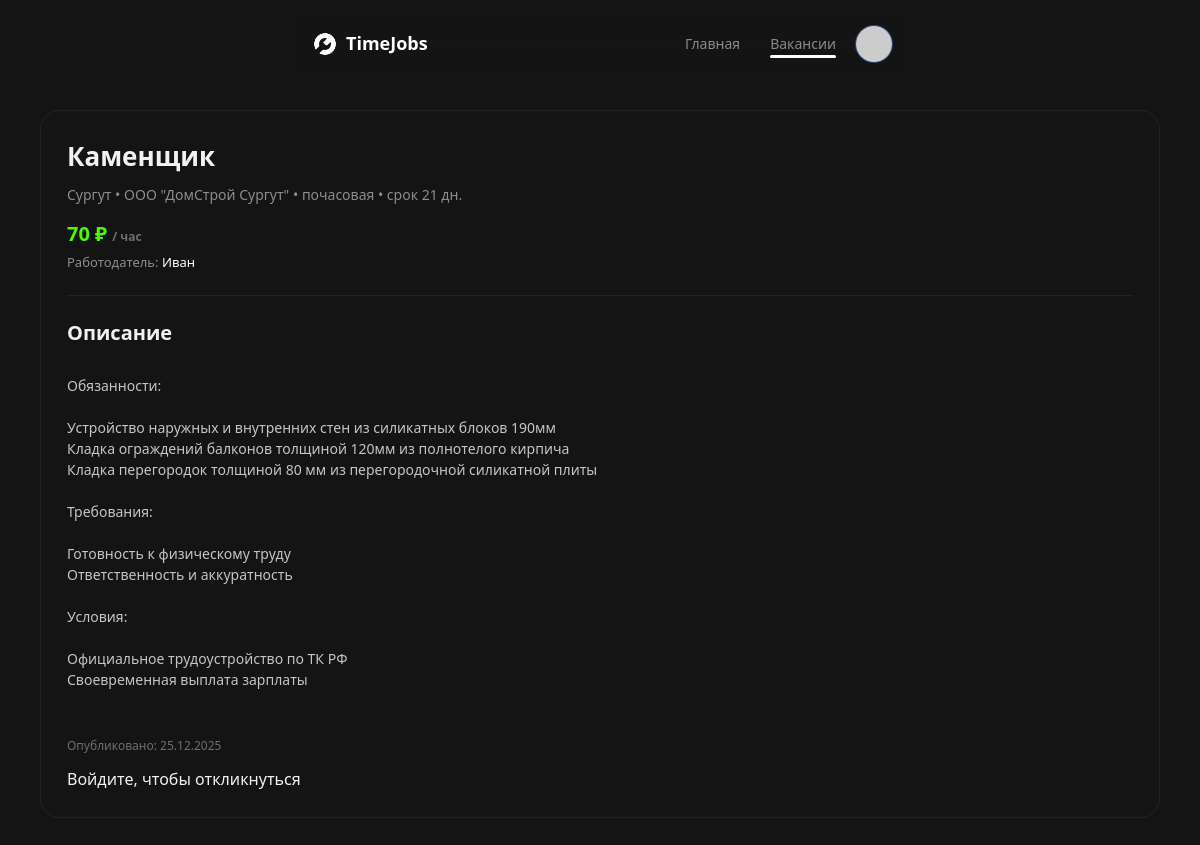
Screenshot of /vacancies/2 with the database file from the repository.
### app.py (models this page shows)
class Job(db.Model):
    id = db.Column(db.Integer, primary_key=True)
    employer_id = db.Column(db.Integer, db.ForeignKey('user.id'), nullable=False)
    title = db.Column(db.String(200), nullable=False)
    description = db.Column(db.Text)
    city = db.Column(db.String(120))
    specialization = db.Column(db.String(120))
    wage = db.Column(db.Float, default=0)
    pay_type = db.Column(db.String(20), default='shift')  # shift, hourly
    duration_days = db.Column(db.Integer, default=1)
    status = db.Column(db.String(20), default='pending')  # pending, approved, rejected
    created_at = db.Column(db.DateTime, default=datetime.datetime.utcnow)
    employer = db.relationship('User', backref='jobs')

class User(db.Model, UserMixin):
    id = db.Column(db.Integer, primary_key=True)
    name = db.Column(db.String(120), nullable=False)
    email = db.Column(db.String(120), unique=True, nullable=False)
    password_hash = db.Column(db.String(255), nullable=False)
    role = db.Column(db.String(20), default='worker')  # worker, employer, moderator
    phone = db.Column(db.String(50))
    education = db.Column(db.String(255))
    exp_years = db.Column(db.Integer, default=0)
    avatar_url = db.Column(db.String(255))
    rating = db.Column(db.Float, default=0)

### app.py (the view)
@app.route('/vacancies/<int:job_id>')
def vacancy_detail(job_id):
    job = Job.query.get_or_404(job_id)
    if job.status != 'approved':
        if not (current_user.is_authenticated and
                current_user.role == 'employer' and
                job.employer_id == current_user.id):
            flash('Вакансия ещё не опубликована', 'error')
            return redirect(url_for('vacancies'))
    return render_template('vacancies/detail.html', job=job)

### app.py (called while the page is built, shortened)
@app.context_processor
def inject_globals():
    import urllib.parse
    from flask import request, url_for
    def default_avatar(name):
        n = urllib.parse.quote_plus(name or "U")
        return f"https://ui-avatars.com/api/?background=4CFA00&color=fff&name={n}"
    def get_active_page():
        path = request.path
        if path == url_for('index'):
            return 'index'
        if path.startswith(url_for('vacancies')):
            return 'vacancies'
    return dict(
        current_user=current_user,
        default_avatar=default_avatar,
        active_page=get_active_page()
    )

### templates/vacancies/detail.html (shortened to what this page needs)
{% extends "base.html" %}
{% block content %}
<div class="profile-page" style="padding-top: 110px;">
    <div class="profile-inner">
        <div class="glass-card" style="padding: 26px; border-radius: 20px; border: 1px solid rgba(255,255,255,0.06);">
            <h1 class="text-18-600" style="font-size: 26px; margin-bottom: 8px;">
                {{ job.title }}
            </h1>
            <p class="profile-text" style="font-size: 14px; color: hsl(var(--twc-grey-400));">
                {{ job.city or 'Город не указан' }} •
                {{ job.specialization or 'Специализация не указана' }} •
                {% if job.pay_type == 'hourly' %}почасовая{% else %}за смену{% endif %} •
                срок {{ job.duration_days or 1 }} дн.
            </p>
            <div style="margin-top: 14px; font-size: 20px; font-weight: 600; color: var(--tj-accent);">
                {{ '%.0f'|format(job.wage or 0) }} ₽
                <span style="font-size: 12px; color: hsl(var(--twc-grey-500));">
                    {% if job.pay_type == 'hourly' %}/ час{% else %}/ смена{% endif %}
                </span>
            </div>
            <p style="font-size: 13px; color: hsl(var(--twc-grey-400)); margin-top: 4px;">
                Работодатель: <span style="color: white;">{{ job.employer.name }}</span>
            </p>
            <hr style="margin: 22px 0; border-color: rgba(255,255,255,0.06);">
            <h2 class="text-18-600" style="font-size: 20px; margin-bottom: 6px;">Описание</h2>
            <p style="font-size: 14px; color: hsl(var(--twc-grey-200)); white-space: pre-line;">
                {{ job.description or 'Описание не указано' }}
            </p>
            <div style="margin-top: 26px; display: flex; flex-direction: column; gap: 12px;">
                <p style="font-size: 12px; color: hsl(var(--twc-grey-500));">
                    Опубликовано: {{ job.created_at.strftime('%d.%m.%Y') }}
                </p>
                {% if current_user.is_authenticated and current_user.role == 'worker' %}
					{% if not current_user.phone %}
						<a href="{{ url_for('profile') }}"
						   class="px-5 py-2 rounded-lg bg-red-500 text-white font-semibold text-sm inline-flex">
							Укажите телефон в профиле, чтобы откликнуться
						</a>
					{% else %}
						<form method="post" action="{{ url_for('apply', job_id=job.id) }}"
							  style="display:flex; align-items:center; gap:10px; width:100%; margin-top:16px; flex-wrap:wrap;">
							<input type="text" name="note"
								   placeholder="Короткое сообщение работодателю"
								   style="
									   flex: 1 1 320px;
									   min-width: 0;
									   padding: 12px 14px;
									   border-radius: 14px;
									   background: rgba(255,255,255,0.04);
									   border: 1px solid rgba(255,255,255,0.08);
									   color: white;
									   font-size: 14px;
									   text-align: center;
								   ">
							<button type="submit"
									class="ra-button preset primary"
									style="
										padding: 12px 26px;
										border-radius: 14px;
										font-size: 14px;
										font-weight: 600;
										white-space: nowrap;
										flex: 0 0 auto;
									">
								Откликнуться
							</button>
						</form>
					{% endif %}
				{% elif not current_user.is_authenticated %}
					<a href="{{ url_for('login') }}"
					   class="px-5 py-2 rounded-lg bg-green-500 text-black font-semibold hover:bg-green-400 text-sm inline-flex">
						Войдите, чтобы откликнуться
					</a>
                {% elif not current_user.is_authenticated %}
                <a href="{{ url_for('login') }}"
                   class="ra-button preset primary"
                   style="padding: 10px 18px; display: inline-flex;">
                    Войти, чтобы откликнуться
                </a>
                {% endif %}
            </div>
        </div>
    </div>
</div>
{% endblock %}

### static/css/style.css (style rules this page uses)
@media (min-width: 768px) { :root { --tj-accent: #4CFA00; } }
@media (min-width: 768px) { html[data-theme="dark"] body { --tw-bg-opacity: 1; background-color: hsl(var(--twc-grey-1000) / var(--tw-bg-opacity)); color: hsl(var(--twc-grey-50) / 1); } }
@media (min-width: 768px) { .profile-page { min-height: calc(100vh - 80px); padding: 40px 16px 56px; display: flex; justify-content: center; } }
@media (min-width: 768px) { .profile-inner { width: 100%; max-width: 1120px; } }
@media (min-width: 768px) { .profile-text { font-size: 13px; color: hsl(var(--twc-grey-200) / 1); } }

### rows the page displays
Job: title "Каменщик", city "Сургут", specialization "ООО \"ДомСтрой Сургут\"", duration_days "21", wage "70", description "Обязанности: Устройство наружных и внутренних стен из силикатных блоков 190мм Кладка ограждений балконов толщиной 120мм из полнотелого кирпича Кладка перегородок толщиной 80 мм из перегородочной силикатной плиты Требования: Готовность к физическому труду Ответственность и аккуратность Условия: Официальное трудоустройство по ТК РФ Своевременная выплата зарплаты", created_at "25.12.2025"
User: employer.name "Иван"
